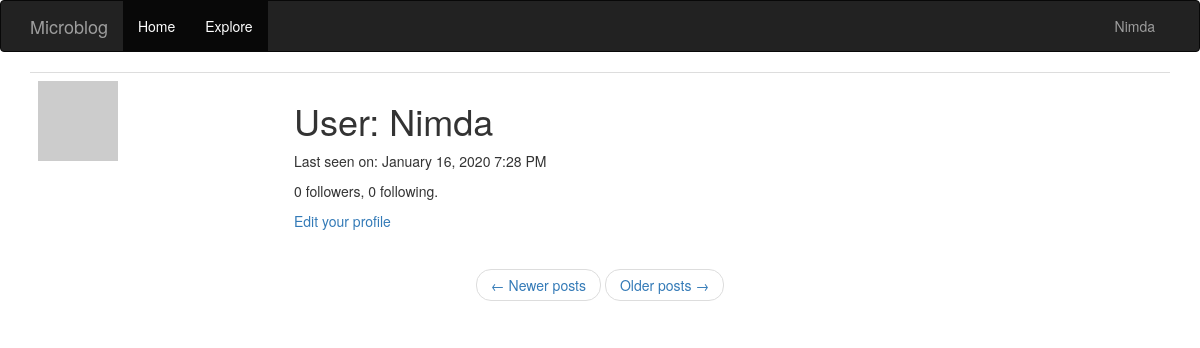
The page /user/Nimda (signed in) on the database as committed earlier.
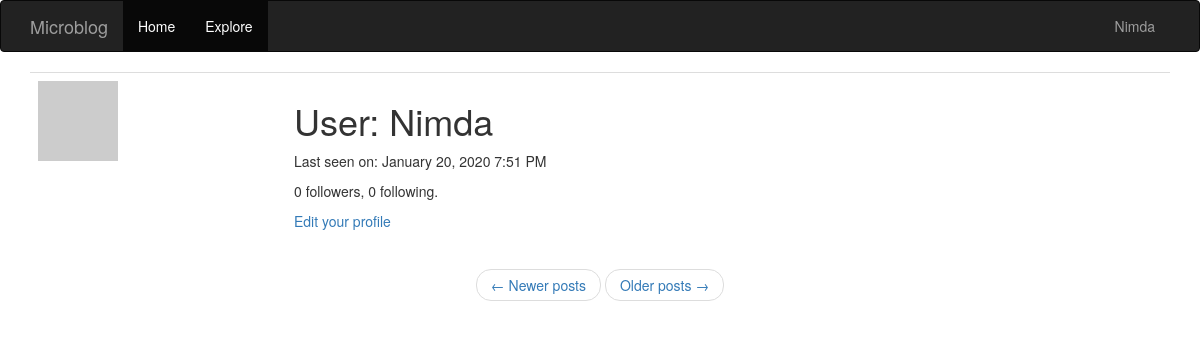
The same page on the database as committed later.
### app/models.py (models this page shows, shortened)
class User(UserMixin ,db.Model):
    id = db.Column(db.Integer, primary_key=True)
    username = db.Column(db.String(64), index=True, unique=True)
    email = db.Column(db.String(128), index=True, unique=True)
    password_hash = db.Column(db.String(128))
    posts = db.relationship('Post', backref='author', lazy='dynamic')
    about_me = db.Column(db.String(256))
    last_seen = db.Column(db.DateTime, default=datetime.utcnow)
    followed = db.relationship(
        'User', secondary=followers,
        primaryjoin=(followers.c.follower_id==id),
        secondaryjoin=(followers.c.followed_id==id),
        backref=db.backref('followers', lazy='dynamic'), lazy='dynamic'
    )
    def avatar(self, size):
        digest = md5(self.email.lower().encode('utf-8')).hexdigest()
        return 'https://www.gravatar.com/avatar/{}?d=identicon&s={}'.format(
            digest, size)

### app/routes.py (the view)
@app.route('/user/<username>')
@login_required
def user(username):
    user = User.query.filter_by(username=username).first_or_404()
    page = request.args.get('page', 1, type=int)
    posts = user.posts.order_by(Post.timestamp.desc()).paginate(
        page, app.config['POSTS_PER_PAGE'], False)
    next_url = url_for('user', username=user.username, page=posts.next_num) \
        if posts.has_next else None
    prev_url = url_for('user', username=user.username, page=posts.prev_num) \
        if posts.has_prev else None
    return render_template('user.html', user=user, posts=posts.items,
                            next_url=next_url, prev_url=prev_url)

### app/models.py (called while the page is built)
@login.user_loader
def load_user(id):
    return User.query.get(int(id))

### app/routes.py (called while the page is built)
@app.before_request
def before_request():
    if current_user.is_authenticated:
        current_user.last_seen = datetime.utcnow()
        db.session.commit()

### app/templates/user.html (shortened to what this page needs)
{% extends 'base.html' %}
{% block app_content %}
    <table class="table table-hover">
        <tr>
            <td width="256px"><img src="{{ user.avatar(128) }}"></td>
            <td>
                <h1>User: {{ user.username }}</h1>
                {% if user.last_seen  %}<p>Last seen on: {{ moment(user.last_seen).format('LLL') }}</p>{% endif %}
                <p>{{ user.followers.count() }} followers, {{ user.followed.count() }} following.</p>
                {% if user == current_user %}
                    <p><a href="{{ url_for('edit_profile') }}">Edit your profile</a></p>
                {% elif not current_user.is_following(user) %}
                    <p><a href="{{ url_for('follow', username=user.username) }}">Follow</a></p>
                {% else %}
                    <p><a href="{{ url_for('unfollow', username=user.username) }}">Unfollow</a></p>
                {% endif %}
            </td>
        </tr>
    </table>
    <nav arial-label="...">
        <ul class="pager">
            <li class="previous{% if not prev_url %}disabled{% endif %}">
                <a href="{{ prev_url or '#' }}">
                    <span aria-hidden="true">&larr;</span> Newer posts
                </a>
            </li>
            <li class="next{% if not next_url %}disabled{% endif %}">
                <a href="{{ next_url or '#' }}">
                    Older posts <span aria-hidden="true">&rarr;</span>
                </a>
            </li>
        </ul>
    </nav>
{% endblock  %}

### app/templates/base.html (shortened to what this page needs)
{% extends 'bootstrap/base.html' %}
{% block navbar %}
    <nav class="navbar navbar-inverse">
        <div class="container">
            <div class="navbar-header">
                <a class="navbar-brand" href="{{url_for('blog') }}">Microblog</a>
            </div>
            <div class="collapse navbar-collapse" id="bs-example-navbar-collapse-1">
                <ul class="nav navbar-nav">
                    <li class="active"><a href="{{ url_for('blog') }}">Home</a></li>
                    <li class="active"><a href="{{ url_for('explore') }}">Explore</a></li>
                </ul>
                <ul class="nav navbar-nav navbar-right">
                    {% if current_user.is_anonymous %}
                    <li><button type="submit" class="btn btn-default"><a href="{{ url_for('login') }}">Sign in</a></button></li>
                    {% else %}
                    <li class="dropdown">
                        <a href="#" class="dropdown-toggle" data-toggle="dropdown" role="button" aria-haspopup="true" aria-expanded="false">{{ current_user.username }}</a>
                    </div>
                    {% endif %}
            </div>
    </nav>
{% endblock  %}
{% block content %}
    <div class="container">
        {% block app_content %}{% endblock  %}
{% endblock  %}

Rows that differ between the two databases and show on the page:
changed User "Nimda": last_seen "January 16, 2020 7:28 PM" → "January 20, 2020 7:51 PM"
